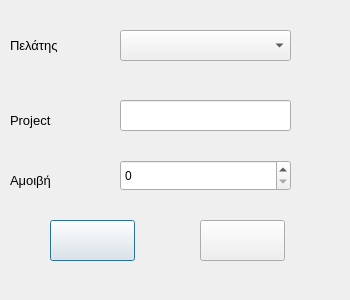
<?xml version="1.0" encoding="UTF-8"?>
<ui version="4.0">
 <class>Projects</class>
 <widget class="QDialog" name="Projects">
  <property name="geometry">
   <rect>
    <x>0</x>
    <y>0</y>
    <width>350</width>
    <height>300</height>
   </rect>
  </property>
  <property name="windowTitle">
   <string>Project</string>
  </property>
  <widget class="QComboBox" name="comboBox">
   <property name="geometry">
    <rect>
     <x>120</x>
     <y>30</y>
     <width>171</width>
     <height>31</height>
    </rect>
   </property>
  </widget>
  <widget class="QLineEdit" name="lineEdit">
   <property name="geometry">
    <rect>
     <x>120</x>
     <y>100</y>
     <width>171</width>
     <height>31</height>
    </rect>
   </property>
  </widget>
  <widget class="QSpinBox" name="spinBox">
   <property name="geometry">
    <rect>
     <x>120</x>
     <y>160</y>
     <width>171</width>
     <height>31</height>
    </rect>
   </property>
   <property name="maximum">
    <number>99999</number>
   </property>
  </widget>
  <widget class="QLabel" name="label">
   <property name="geometry">
    <rect>
     <x>10</x>
     <y>35</y>
     <width>81</width>
     <height>21</height>
    </rect>
   </property>
   <property name="font">
    <font>
     <pointsize>10</pointsize>
    </font>
   </property>
   <property name="text">
    <string>Πελάτης</string>
   </property>
  </widget>
  <widget class="QLabel" name="label_2">
   <property name="geometry">
    <rect>
     <x>10</x>
     <y>110</y>
     <width>81</width>
     <height>21</height>
    </rect>
   </property>
   <property name="font">
    <font>
     <pointsize>10</pointsize>
    </font>
   </property>
   <property name="text">
    <string>Project</string>
   </property>
  </widget>
  <widget class="QLabel" name="label_3">
   <property name="geometry">
    <rect>
     <x>10</x>
     <y>170</y>
     <width>81</width>
     <height>21</height>
    </rect>
   </property>
   <property name="font">
    <font>
     <pointsize>10</pointsize>
    </font>
   </property>
   <property name="text">
    <string>Αμοιβή</string>
   </property>
  </widget>
  <widget class="QPushButton" name="pushInsert">
   <property name="geometry">
    <rect>
     <x>50</x>
     <y>220</y>
     <width>85</width>
     <height>41</height>
    </rect>
   </property>
   <property name="text">
    <string/>
   </property>
  </widget>
  <widget class="QPushButton" name="pushCancel">
   <property name="geometry">
    <rect>
     <x>200</x>
     <y>220</y>
     <width>85</width>
     <height>41</height>
    </rect>
   </property>
   <property name="text">
    <string/>
   </property>
  </widget>
 </widget>
 <resources/>
 <connections/>
</ui>
